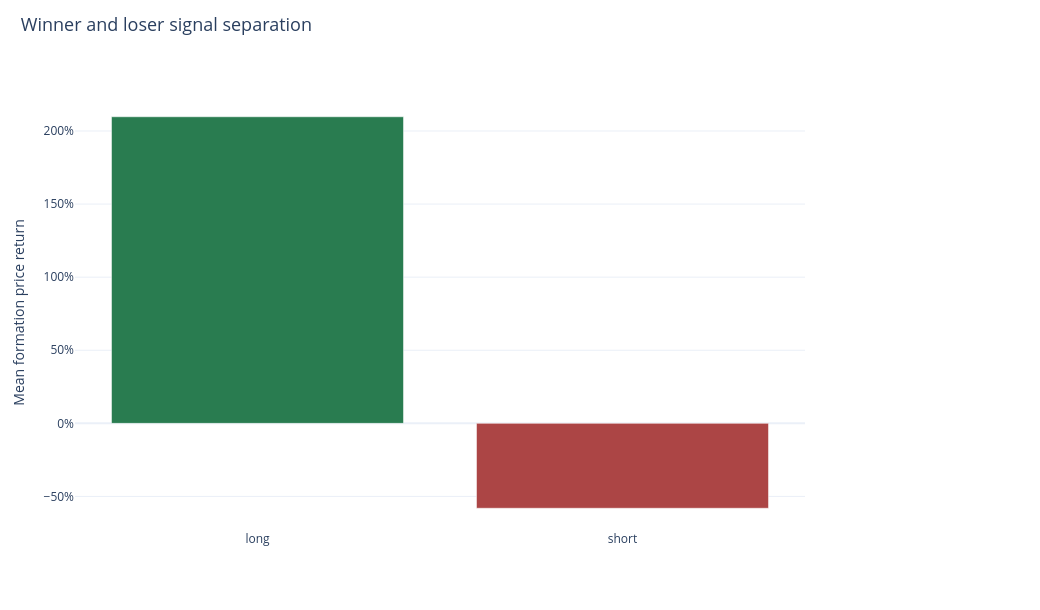

Notebook cell for this chart:
### Markdown cell above
## 2. Universe → ranking → actual portfolio

The example uses the latest monthly N=24 signal and exposes the ranking inputs and actual target weights.

### Code cell
research.snapshot()

### Figure 1 — Plotly figure (JSON) as saved in the notebook; plotly's stock layout.template omitted (floating-point values rounded to 4 significant figures)
{"data": [{"marker": {"color": ["#297c50", "#ac4545"]}, "type": "bar", "x": ["long", "short"], "y": [2.097, -0.5806]}], "layout": {"height": 610, "hovermode": "x unified", "legend": {"font": {"size": 12}, "itemclick": "toggle", "itemdoubleclick": "toggleothers", "x": 1.025, "y": 1}, "margin": {"b": 80, "l": 75, "r": 235, "t": 95}, "title": {"font": {"size": 18}, "text": "Winner and loser signal separation", "x": 0.02, "y": 0.97}, "width": 1040, "yaxis": {"tickformat": ".0%", "title": {"text": "Mean formation price return"}}}}
